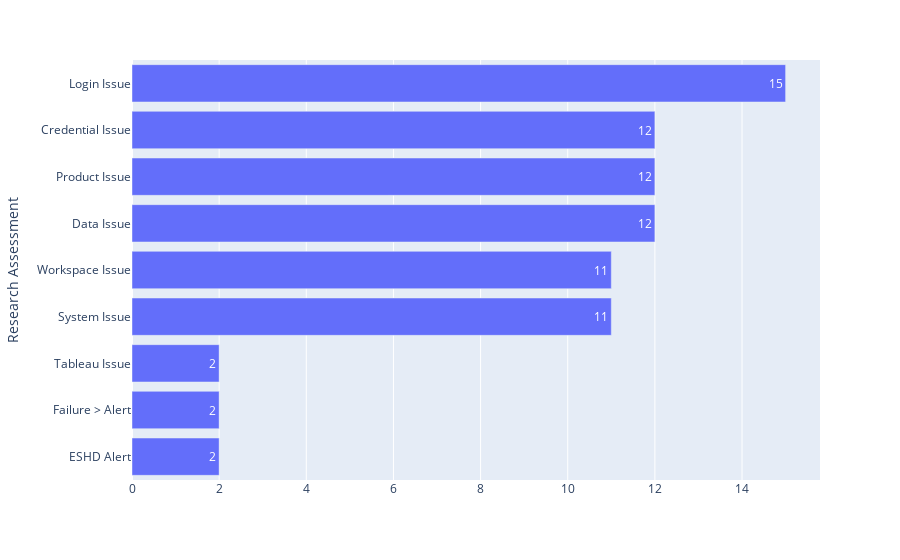

This figure's notebook cell:
### Code cell
fig = px.bar(df_research_assessment, x="", y="Research Assessment", barmode="group", text_auto=True, orientation="h")
fig.show()

### Figure 1 — Plotly figure (JSON) as saved in the notebook; plotly's stock layout.template omitted (floating-point values rounded to 4 significant figures)
{"data": [{"alignmentgroup": "True", "hovertemplate": "=%{x}<br>Research Assessment=%{y}<extra></extra>", "legendgroup": "", "marker": {"color": "#636efa", "pattern": {"shape": ""}}, "name": "", "offsetgroup": "", "orientation": "h", "showlegend": false, "textposition": "auto", "texttemplate": "%{x}", "type": "bar", "x": [0, 2, 2, 2, 11, 11, 12, 12, 12, 15], "xaxis": "x", "y": [null, "ESHD Alert", "Failure > Alert", "Tableau Issue", "System Issue", "Workspace Issue", "Data Issue", "Product Issue", "Credential Issue", "Login Issue"], "yaxis": "y"}], "layout": {"barmode": "group", "legend": {"tracegroupgap": 0}, "margin": {"t": 60}, "xaxis": {"anchor": "y", "domain": [0, 1], "title": {"text": ""}}, "yaxis": {"anchor": "x", "domain": [0, 1], "title": {"text": "Research Assessment"}}}}
